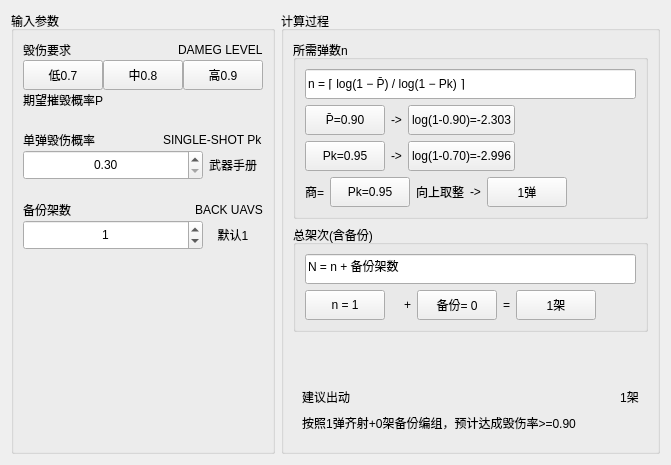
     <widget class="QWidget" name="page">
      <layout class="QHBoxLayout" name="horizontalLayout_3">
       <item>
        <widget class="QGroupBox" name="groupBox">
         <property name="maximumSize">
          <size>
           <width>300</width>
           <height>16777215</height>
          </size>
         </property>
         <property name="title">
          <string>输入参数</string>
         </property>
         <layout class="QVBoxLayout" name="verticalLayout_6">
          <property name="spacing">
           <number>20</number>
          </property>
          <property name="leftMargin">
           <number>9</number>
          </property>
          <property name="topMargin">
           <number>9</number>
          </property>
          <property name="rightMargin">
           <number>9</number>
          </property>
          <property name="bottomMargin">
           <number>9</number>
          </property>
          <item>
           <layout class="QVBoxLayout" name="verticalLayout_5">
            <property name="spacing">
             <number>0</number>
            </property>
            <item>
             <layout class="QHBoxLayout" name="horizontalLayout_5">
              <item>
               <widget class="QLabel" name="label_3">
                <property name="text">
                 <string>毁伤要求</string>
                </property>
               </widget>
              </item>
              <item>
               <spacer name="horizontalSpacer_2">
                <property name="orientation">
                 <enum>Qt::Horizontal</enum>
                </property>
                <property name="sizeHint" stdset="0">
                 <size>
                  <width>40</width>
                  <height>20</height>
                 </size>
                </property>
               </spacer>
              </item>
              <item>
               <widget class="QLabel" name="label_4">
                <property name="text">
                 <string>DAMEG LEVEL</string>
                </property>
               </widget>
              </item>
             </layout>
            </item>
            <item>
             <layout class="QHBoxLayout" name="horizontalLayout_6">
              <property name="spacing">
               <number>0</number>
              </property>
              <item>
               <widget class="QPushButton" name="pushButton_3">
                <property name="minimumSize">
                 <size>
                  <width>0</width>
                  <height>30</height>
                 </size>
                </property>
                <property name="text">
                 <string>低0.7</string>
                </property>
               </widget>
              </item>
              <item>
               <widget class="QPushButton" name="pushButton_4">
                <property name="minimumSize">
                 <size>
                  <width>0</width>
                  <height>30</height>
                 </size>
                </property>
                <property name="text">
                 <string>中0.8</string>
                </property>
               </widget>
              </item>
              <item>
               <widget class="QPushButton" name="pushButton_5">
                <property name="minimumSize">
                 <size>
                  <width>0</width>
                  <height>30</height>
                 </size>
                </property>
                <property name="text">
                 <string>高0.9</string>
                </property>
               </widget>
              </item>
             </layout>
            </item>
            <item>
             <layout class="QHBoxLayout" name="horizontalLayout_7">
              <item>
               <widget class="QLabel" name="label_5">
                <property name="text">
                 <string>期望摧毁概率P</string>
                </property>
               </widget>
              </item>
              <item>
               <spacer name="horizontalSpacer_3">
                <property name="orientation">
                 <enum>Qt::Horizontal</enum>
                </property>
                <property name="sizeHint" stdset="0">
                 <size>
                  <width>40</width>
                  <height>20</height>
                 </size>
                </property>
               </spacer>
              </item>
             </layout>
            </item>
           </layout>
          </item>
          <item>
           <layout class="QVBoxLayout" name="verticalLayout_4">
            <property name="spacing">
             <number>0</number>
            </property>
            <item>
             <layout class="QHBoxLayout" name="horizontalLayout_8">
              <item>
               <widget class="QLabel" name="label_6">
                <property name="text">
                 <string>单弹毁伤概率</string>
                </property>
               </widget>
              </item>
              <item>
               <spacer name="horizontalSpacer_4">
                <property name="orientation">
                 <enum>Qt::Horizontal</enum>
                </property>
                <property name="sizeHint" stdset="0">
                 <size>
                  <width>40</width>
                  <height>20</height>
                 </size>
                </property>
               </spacer>
              </item>
              <item>
               <widget class="QLabel" name="label_7">
                <property name="text">
                 <string>SINGLE-SHOT Pk</string>
                </property>
               </widget>
              </item>
             </layout>
            </item>
            <item>
             <layout class="QHBoxLayout" name="horizontalLayout_10">
              <item>
               <widget class="QDoubleSpinBox" name="doubleSpinBox">
                <property name="minimumSize">
                 <size>
                  <width>0</width>
                  <height>30</height>
                 </size>
                </property>
                <property name="alignment">
                 <set>Qt::AlignCenter</set>
                </property>
                <property name="minimum">
                 <double>0.300000000000000</double>
                </property>
                <property name="maximum">
                 <double>0.950000000000000</double>
                </property>
               </widget>
              </item>
              <item>
               <widget class="QLabel" name="label_10">
                <property name="maximumSize">
                 <size>
                  <width>60</width>
                  <height>16777215</height>
                 </size>
                </property>
                <property name="text">
                 <string>武器手册</string>
                </property>
                <property name="alignment">
                 <set>Qt::AlignCenter</set>
                </property>
               </widget>
              </item>
             </layout>
            </item>
           </layout>
          </item>
          <item>
           <layout class="QVBoxLayout" name="verticalLayout_3">
            <property name="spacing">
             <number>0</number>
            </property>
            <item>
             <layout class="QHBoxLayout" name="horizontalLayout_9">
              <item>
               <widget class="QLabel" name="label_8">
                <property name="text">
                 <string>备份架数</string>
                </property>
               </widget>
              </item>
              <item>
               <spacer name="horizontalSpacer_5">
                <property name="orientation">
                 <enum>Qt::Horizontal</enum>
                </property>
                <property name="sizeHint" stdset="0">
                 <size>
                  <width>40</width>
                  <height>20</height>
                 </size>
                </property>
               </spacer>
              </item>
              <item>
               <widget class="QLabel" name="label_9">
                <property name="text">
                 <string>BACK UAVS</string>
                </property>
               </widget>
              </item>
             </layout>
            </item>
            <item>
             <layout class="QHBoxLayout" name="horizontalLayout_11">
              <item>
               <widget class="QSpinBox" name="spinBox">
                <property name="minimumSize">
                 <size>
                  <width>0</width>
                  <height>30</height>
                 </size>
                </property>
                <property name="alignment">
                 <set>Qt::AlignCenter</set>
                </property>
                <property name="maximum">
                 <number>5</number>
                </property>
                <property name="value">
                 <number>1</number>
                </property>
               </widget>
              </item>
              <item>
               <widget class="QLabel" name="label_11">
                <property name="maximumSize">
                 <size>
                  <width>60</width>
                  <height>16777215</height>
                 </size>
                </property>
                <property name="text">
                 <string>默认1</string>
                </property>
                <property name="alignment">
                 <set>Qt::AlignCenter</set>
                </property>
               </widget>
              </item>
             </layout>
            </item>
           </layout>
          </item>
          <item>
           <spacer name="verticalSpacer">
            <property name="orientation">
             <enum>Qt::Vertical</enum>
            </property>
            <property name="sizeHint" stdset="0">
             <size>
              <width>20</width>
              <height>40</height>
             </size>
            </property>
           </spacer>
          </item>
         </layout>
        </widget>
       </item>
       <item>
        <widget class="QGroupBox" name="groupBox_3">
         <property name="title">
          <string>计算过程</string>
         </property>
         <layout class="QGridLayout" name="gridLayout_5">
          <item row="0" column="0">
           <widget class="QGroupBox" name="groupBox_6">
            <property name="title">
             <string>所需弹数n</string>
            </property>
            <layout class="QGridLayout" name="gridLayout_3">
             <item row="0" column="0">
              <layout class="QVBoxLayout" name="verticalLayout_7">
               <item>
                <widget class="QLineEdit" name="lineEdit">
                 <property name="minimumSize">
                  <size>
                   <width>0</width>
                   <height>30</height>
                  </size>
                 </property>
                 <property name="text">
                  <string>n = ⌈ log(1 − P̄) / log(1 − Pk) ⌉</string>
                 </property>
                </widget>
               </item>
               <item>
                <layout class="QHBoxLayout" name="horizontalLayout_12">
                 <item>
                  <widget class="QPushButton" name="pushButton_6">
                   <property name="minimumSize">
                    <size>
                     <width>0</width>
                     <height>30</height>
                    </size>
                   </property>
                   <property name="text">
                    <string>P̄=0.90</string>
                   </property>
                  </widget>
                 </item>
                 <item>
                  <widget class="QLabel" name="label_13">
                   <property name="maximumSize">
                    <size>
                     <width>20</width>
                     <height>16777215</height>
                    </size>
                   </property>
                   <property name="text">
                    <string>-&gt;</string>
                   </property>
                   <property name="alignment">
                    <set>Qt::AlignCenter</set>
                   </property>
                  </widget>
                 </item>
                 <item>
                  <widget class="QPushButton" name="pushButton_7">
                   <property name="minimumSize">
                    <size>
                     <width>0</width>
                     <height>30</height>
                    </size>
                   </property>
                   <property name="text">
                    <string>log(1-0.90)=-2.303</string>
                   </property>
                  </widget>
                 </item>
                 <item>
                  <spacer name="horizontalSpacer_8">
                   <property name="orientation">
                    <enum>Qt::Horizontal</enum>
                   </property>
                   <property name="sizeHint" stdset="0">
                    <size>
                     <width>40</width>
                     <height>20</height>
                    </size>
                   </property>
                  </spacer>
                 </item>
                </layout>
               </item>
               <item>
                <layout class="QHBoxLayout" name="horizontalLayout_13">
                 <item>
                  <widget class="QPushButton" name="pushButton_8">
                   <property name="minimumSize">
                    <size>
                     <width>0</width>
                     <height>30</height>
                    </size>
                   </property>
                   <property name="text">
                    <string>Pk=0.95</string>
                   </property>
                  </widget>
                 </item>
                 <item>
                  <widget class="QLabel" name="label_14">
                   <property name="maximumSize">
                    <size>
                     <width>20</width>
                     <height>16777215</height>
                    </size>
                   </property>
                   <property name="text">
                    <string>-&gt;</string>
                   </property>
                   <property name="alignment">
                    <set>Qt::AlignCenter</set>
                   </property>
                  </widget>
                 </item>
                 <item>
                  <widget class="QPushButton" name="pushButton_9">
                   <property name="minimumSize">
                    <size>
                     <width>0</width>
                     <height>30</height>
                    </size>
                   </property>
                   <property name="text">
                    <string>log(1-0.70)=-2.996</string>
                   </property>
                  </widget>
                 </item>
                 <item>
                  <spacer name="horizontalSpacer_7">
                   <property name="orientation">
                    <enum>Qt::Horizontal</enum>
                   </property>
                   <property name="sizeHint" stdset="0">
                    <size>
                     <width>40</width>
                     <height>20</height>
                    </size>
                   </property>
                  </spacer>
                 </item>
                </layout>
               </item>
               <item>
                <layout class="QHBoxLayout" name="horizontalLayout_14">
                 <item>
                  <widget class="QLabel" name="label_15">
                   <property name="maximumSize">
                    <size>
                     <width>20</width>
                     <height>16777215</height>
                    </size>
                   </property>
                   <property name="text">
                    <string>商=</string>
                   </property>
                   <property name="alignment">
                    <set>Qt::AlignCenter</set>
                   </property>
                  </widget>
                 </item>
                 <item>
                  <widget class="QPushButton" name="pushButton_10">
                   <property name="minimumSize">
                    <size>
                     <width>0</width>
                     <height>30</height>
                    </size>
                   </property>
                   <property name="text">
                    <string>Pk=0.95</string>
                   </property>
                  </widget>
                 </item>
                 <item>
                  <widget class="QLabel" name="label_16">
                   <property name="maximumSize">
                    <size>
                     <width>16777215</width>
                     <height>16777215</height>
                    </size>
                   </property>
                   <property name="text">
                    <string>向上取整</string>
                   </property>
                   <property name="alignment">
                    <set>Qt::AlignCenter</set>
                   </property>
                  </widget>
                 </item>
                 <item>
                  <widget class="QLabel" name="label_17">
                   <property name="maximumSize">
                    <size>
                     <width>20</width>
                     <height>16777215</height>
                    </size>
                   </property>
                   <property name="text">
                    <string>-&gt;</string>
                   </property>
                   <property name="alignment">
                    <set>Qt::AlignCenter</set>
                   </property>
                  </widget>
                 </item>
                 <item>
                  <widget class="QPushButton" name="pushButton_11">
                   <property name="minimumSize">
                    <size>
                     <width>0</width>
                     <height>30</height>
                    </size>
                   </property>
                   <property name="text">
                    <string>1弹</string>
                   </property>
                  </widget>
                 </item>
                 <item>
                  <spacer name="horizontalSpacer_6">
                   <property name="orientation">
                    <enum>Qt::Horizontal</enum>
                   </property>
                   <property name="sizeHint" stdset="0">
                    <size>
                     <width>40</width>
                     <height>20</height>
                    </size>
                   </property>
                  </spacer>
                 </item>
                </layout>
               </item>
              </layout>
             </item>
            </layout>
           </widget>
          </item>
          <item row="3" column="0">
           <widget class="QWidget" name="widget_2" native="true">
            <layout class="QVBoxLayout" name="verticalLayout_9">
             <item>
              <layout class="QHBoxLayout" name="horizontalLayout_15">
               <item>
                <widget class="QLabel" name="label_18">
                 <property name="maximumSize">
                  <size>
                   <width>16777215</width>
                   <height>16777215</height>
                  </size>
                 </property>
                 <property name="text">
                  <string>建议出动</string>
                 </property>
                 <property name="alignment">
                  <set>Qt::AlignCenter</set>
                 </property>
                </widget>
               </item>
               <item>
                <spacer name="horizontalSpacer_9">
                 <property name="orientation">
                  <enum>Qt::Horizontal</enum>
                 </property>
                 <property name="sizeHint" stdset="0">
                  <size>
                   <width>40</width>
                   <height>20</height>
                  </size>
                 </property>
                </spacer>
               </item>
               <item>
                <widget class="QLabel" name="label_20">
                 <property name="maximumSize">
                  <size>
                   <width>16777215</width>
                   <height>16777215</height>
                  </size>
                 </property>
                 <property name="text">
                  <string>1架</string>
                 </property>
                 <property name="alignment">
                  <set>Qt::AlignCenter</set>
                 </property>
                </widget>
               </item>
              </layout>
             </item>
             <item>
              <layout class="QHBoxLayout" name="horizontalLayout_16">
               <item>
                <widget class="QLabel" name="label_19">
                 <property name="maximumSize">
                  <size>
                   <width>16777215</width>
                   <height>16777215</height>
                  </size>
                 </property>
                 <property name="text">
                  <string>按照1弹齐射+0架备份编组，预计达成毁伤率&gt;=0.90</string>
                 </property>
                 <property name="alignment">
                  <set>Qt::AlignCenter</set>
                 </property>
                </widget>
               </item>
               <item>
                <spacer name="horizontalSpacer_10">
                 <property name="orientation">
                  <enum>Qt::Horizontal</enum>
                 </property>
                 <property name="sizeHint" stdset="0">
                  <size>
                   <width>40</width>
                   <height>20</height>
                  </size>
                 </property>
                </spacer>
               </item>
              </layout>
             </item>
            </layout>
           </widget>
          </item>
          <item row="1" column="0">
           <widget class="QGroupBox" name="groupBox_7">
            <property name="title">
             <string>总架次(含备份)</string>
            </property>
            <layout class="QGridLayout" name="gridLayout_4">
             <item row="0" column="0">
              <layout class="QVBoxLayout" name="verticalLayout_8">
               <item>
                <widget class="QLineEdit" name="lineEdit_2">
                 <property name="minimumSize">
                  <size>
                   <width>0</width>
                   <height>30</height>
                  </size>
                 </property>
                 <property name="text">
                  <string>N = n + 备份架数 </string>
                 </property>
                </widget>
               </item>
               <item>
                <layout class="QHBoxLayout" name="horizontalLayout_17">
                 <item>
                  <widget class="QPushButton" name="pushButton_16">
                   <property name="minimumSize">
                    <size>
                     <width>0</width>
                     <height>30</height>
                    </size>
                   </property>
                   <property name="text">
                    <string>n = 1</string>
                   </property>
                  </widget>
                 </item>
                 <item>
                  <widget class="QLabel" name="label_21">
                   <property name="maximumSize">
                    <size>
                     <width>16777215</width>
                     <height>16777215</height>
                    </size>
                   </property>
                   <property name="text">
                    <string/>
                   </property>
                   <property name="alignment">
                    <set>Qt::AlignCenter</set>
                   </property>
                  </widget>
                 </item>
                 <item>
                  <widget class="QLabel" name="label_22">
                   <property name="maximumSize">
                    <size>
                     <width>20</width>
                     <height>16777215</height>
                    </size>
                   </property>
                   <property name="text">
                    <string>+</string>
                   </property>
                   <property name="alignment">
                    <set>Qt::AlignCenter</set>
                   </property>
                  </widget>
                 </item>
                 <item>
                  <widget class="QPushButton" name="pushButton_17">
                   <property name="minimumSize">
                    <size>
                     <width>0</width>
                     <height>30</height>
                    </size>
                   </property>
                   <property name="text">
                    <string>备份= 0</string>
                   </property>
                  </widget>
                 </item>
                 <item>
                  <widget class="QLabel" name="label_12">
                   <property name="text">
                    <string>=</string>
                   </property>
                  </widget>
                 </item>
                 <item>
                  <widget class="QPushButton" name="pushButton_12">
                   <property name="minimumSize">
                    <size>
                     <width>0</width>
                     <height>30</height>
                    </size>
                   </property>
                   <property name="text">
                    <string>1架</string>
                   </property>
                  </widget>
                 </item>
                 <item>
                  <spacer name="horizontalSpacer_11">
                   <property name="orientation">
                    <enum>Qt::Horizontal</enum>
                   </property>
                   <property name="sizeHint" stdset="0">
                    <size>
                     <width>40</width>
                     <height>20</height>
                    </size>
                   </property>
                  </spacer>
                 </item>
                </layout>
               </item>
              </layout>
             </item>
            </layout>
           </widget>
          </item>
          <item row="2" column="0">
           <spacer name="verticalSpacer_2">
            <property name="orientation">
             <enum>Qt::Vertical</enum>
            </property>
            <property name="sizeHint" stdset="0">
             <size>
              <width>20</width>
              <height>40</height>
             </size>
            </property>
           </spacer>
          </item>
         </layout>
        </widget>
       </item>
      </layout>
     </widget>
